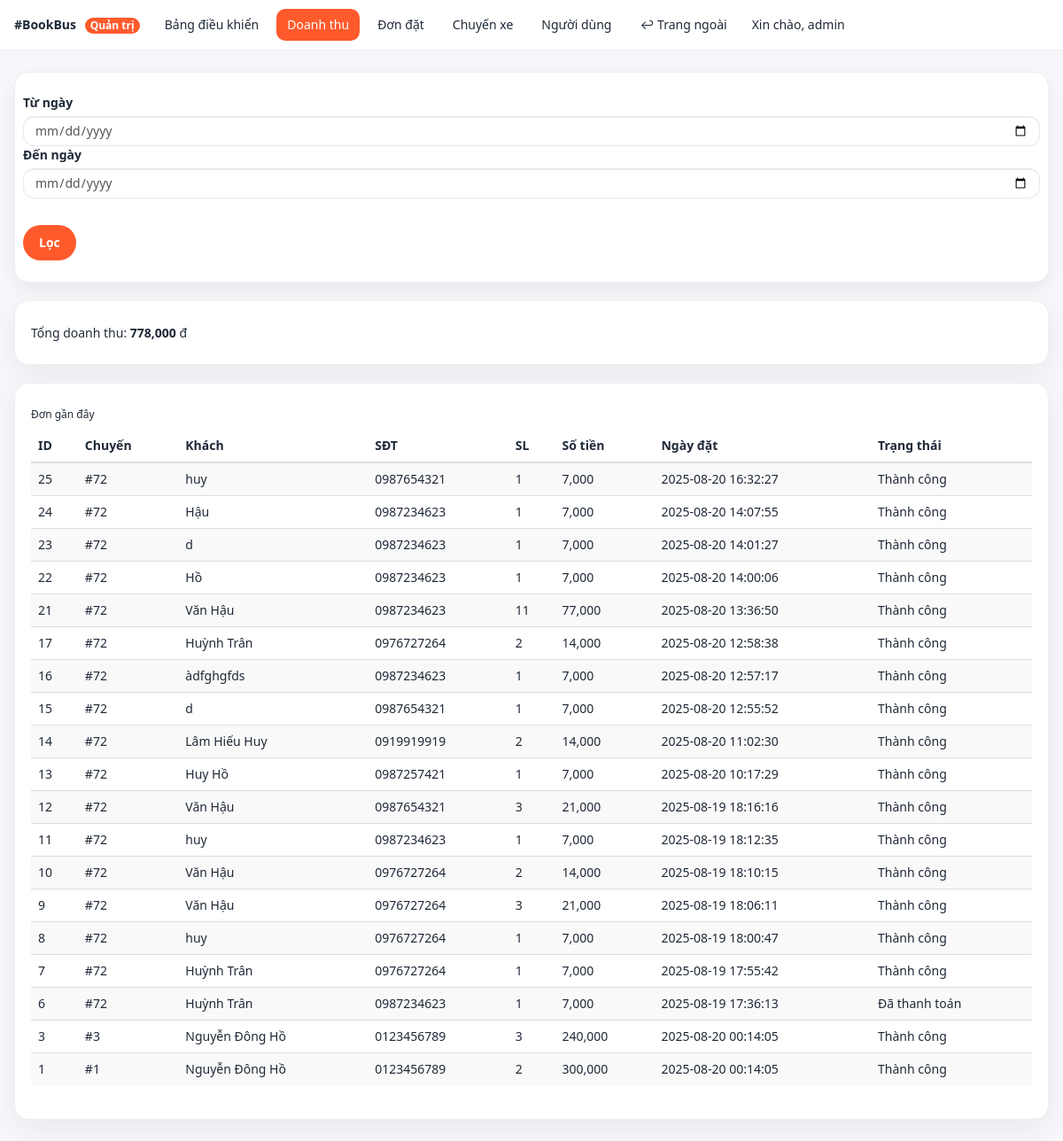
The page /admin/doanhthu.php (signed in) on the database its author committed.
### tables this page shows
CREATE TABLE "dat_ve" (
        id INTEGER PRIMARY KEY AUTOINCREMENT,
        user_id INTEGER,
        id_chuyen INTEGER,
        ho_ten TEXT,
        email TEXT,
        sdt TEXT,
        so_luong INTEGER DEFAULT 1,
        amount REAL DEFAULT 0,
        gia_ve REAL DEFAULT 0,
        payment_status TEXT DEFAULT 'pending',
        order_id TEXT,
        ngay_dat TEXT DEFAULT (datetime('now', 'localtime')),
        created_at TEXT DEFAULT (datetime('now', 'localtime'))
    , payment_provider TEXT DEFAULT 'mock', txn_id TEXT, ipn_payload TEXT, updated_at TEXT);

### admin/doanhthu.php (the view, shortened to what this page needs)
<?php
require_once __DIR__ . "/_layout_top.php";
require_once __DIR__ . "/../libs/db_chuyenxe.php";
$from = $_GET['from'] ?? '';
$to   = $_GET['to']   ?? '';
$where = "payment_status IN ('success','paid')";
$sqlSum = "SELECT COALESCE(SUM(amount),0) AS total FROM dat_ve WHERE $where";
$st = $pdo->prepare($sqlSum);
$st->execute();
$total = (int)$st->fetchColumn();
$sqlList = "SELECT id, id_chuyen, ho_ten, sdt, so_luong, amount, ngay_dat, payment_status
            FROM dat_ve WHERE $where ORDER BY id DESC LIMIT 50";
$st2 = $pdo->prepare($sqlList);
$st2->execute();
$rows = $st2->fetchAll(PDO::FETCH_ASSOC);
function vn_status($s){
  $map = [
    'pending'  => 'Chờ thanh toán',
    'paid'     => 'Đã thanh toán',
    'success'  => 'Thành công',
    'failed'   => 'Thất bại',
    'refunded' => 'Đã hoàn tiền',
  ];
  return $map[$s] ?? $s;
}
?>
<div class="form-card" style="margin-bottom:20px;">
  <form class="row g-3" method="get">
    <div class="col-auto">
      <label class="form-label">Từ ngày</label>
      <input type="date" class="form-control" name="from" value="<?=htmlspecialchars($from)?>">
    </div>
    <div class="col-auto">
      <label class="form-label">Đến ngày</label>
      <input type="date" class="form-control" name="to" value="<?=htmlspecialchars($to)?>">
    </div>
    <div class="col-auto" style="padding-top:30px;">
      <button class="btn btn-brand">Lọc</button>
    </div>
  </form>
</div>
<div class="cardx" style="margin-bottom:20px;">
  <h5>Tổng doanh thu: <b><?= number_format($total) ?></b> đ</h5>
</div>
<div class="cardx">
  <h6>Đơn gần đây</h6>
  <div class="table-responsive">
    <table class="table table-striped table-sm">
      <thead><tr>
        <th>ID</th><th>Chuyến</th><th>Khách</th><th>SĐT</th><th>SL</th><th>Số tiền</th><th>Ngày đặt</th><th>Trạng thái</th>
      </tr></thead>
      <tbody>
      <?php foreach ($rows as $r): ?>
        <tr>
          <td><?=$r['id']?></td>
          <td>#<?=$r['id_chuyen']?></td>
          <td><?=htmlspecialchars($r['ho_ten'])?></td>
          <td><?=htmlspecialchars($r['sdt'])?></td>
          <td><?=$r['so_luong']?></td>
          <td><?=number_format((int)$r['amount'])?></td>
          <td><?=htmlspecialchars($r['ngay_dat'])?></td>
          <td><?=vn_status($r['payment_status'])?></td>
      <?php endforeach; ?>
      </tbody>
    </table>
  </div>
</div>
<?php require_once __DIR__ . "/_layout_bottom.php"; ?>

### admin/assets/admin.css (style rules this page uses)
:root { --brand:#ff5a2c;--brand-ink:#1f2937;--muted:#6b7280;--bg:#f7f7fb;--card:#fff;--ring:rgba(255,90,44,.35) }
.admin-body { background:var(--bg);color:var(--brand-ink);font-family:system-ui,-apple-system,Segoe UI,Roboto,Helvetica,Arial,sans-serif }
.cardx { background:var(--card);border-radius:16px;box-shadow:0 10px 30px rgba(0,0,0,.06);border:1px solid #eee;padding:18px }
.form-card { background:var(--card);border-radius:16px;padding:24px;border:1px solid #eee;box-shadow:0 8px 20px rgba(0,0,0,.06) }
.form-control,.form-select { border-radius:12px;border:1px solid #e5e7eb;padding:10px 12px }
.btn-brand { background:var(--brand);color:#fff;border:none;border-radius:999px;padding:10px 18px;font-weight:600 }

### rows shown on the page
dat_ve: id "25", id_chuyen "72", ho_ten "huy", sdt "0987654321", so_luong "1", amount "7,000", ngay_dat "2025-08-20 16:32:27", payment_status "Thành công"
dat_ve: id "24", id_chuyen "72", ho_ten "Hậu", sdt "0987234623", so_luong "1", amount "7,000", ngay_dat "2025-08-20 14:07:55", payment_status "Thành công"
dat_ve: id "23", id_chuyen "72", ho_ten "d", sdt "0987234623", so_luong "1", amount "7,000", ngay_dat "2025-08-20 14:01:27", payment_status "Thành công"
dat_ve: id "22", id_chuyen "72", ho_ten "Hồ", sdt "0987234623", so_luong "1", amount "7,000", ngay_dat "2025-08-20 14:00:06", payment_status "Thành công"
dat_ve: id "21", id_chuyen "72", ho_ten "Văn Hậu", sdt "0987234623", so_luong "11", amount "77,000", ngay_dat "2025-08-20 13:36:50", payment_status "Thành công"
dat_ve: id "17", id_chuyen "72", ho_ten "Huỳnh Trân", sdt "0976727264", so_luong "2", amount "14,000", ngay_dat "2025-08-20 12:58:38", payment_status "Thành công"
dat_ve: id "16", id_chuyen "72", ho_ten "àdfghgfds", sdt "0987234623", so_luong "1", amount "7,000", ngay_dat "2025-08-20 12:57:17", payment_status "Thành công"
dat_ve: id "15", id_chuyen "72", ho_ten "d", sdt "0987654321", so_luong "1", amount "7,000", ngay_dat "2025-08-20 12:55:52", payment_status "Thành công"
dat_ve: id "14", id_chuyen "72", ho_ten "Lâm Hiếu Huy", sdt "0919919919", so_luong "2", amount "14,000", ngay_dat "2025-08-20 11:02:30", payment_status "Thành công"
dat_ve: id "13", id_chuyen "72", ho_ten "Huy Hồ", sdt "0987257421", so_luong "1", amount "7,000", ngay_dat "2025-08-20 10:17:29", payment_status "Thành công"
dat_ve: id "12", id_chuyen "72", ho_ten "Văn Hậu", sdt "0987654321", so_luong "3", amount "21,000", ngay_dat "2025-08-19 18:16:16", payment_status "Thành công"
dat_ve: id "11", id_chuyen "72", ho_ten "huy", sdt "0987234623", so_luong "1", amount "7,000", ngay_dat "2025-08-19 18:12:35", payment_status "Thành công"
dat_ve: id "10", id_chuyen "72", ho_ten "Văn Hậu", sdt "0976727264", so_luong "2", amount "14,000", ngay_dat "2025-08-19 18:10:15", payment_status "Thành công"
dat_ve: id "9", id_chuyen "72", ho_ten "Văn Hậu", sdt "0976727264", so_luong "3", amount "21,000", ngay_dat "2025-08-19 18:06:11", payment_status "Thành công"
dat_ve: id "8", id_chuyen "72", ho_ten "huy", sdt "0976727264", so_luong "1", amount "7,000", ngay_dat "2025-08-19 18:00:47", payment_status "Thành công"
dat_ve: id "7", id_chuyen "72", ho_ten "Huỳnh Trân", sdt "0976727264", so_luong "1", amount "7,000", ngay_dat "2025-08-19 17:55:42", payment_status "Thành công"
dat_ve: id "6", id_chuyen "72", ho_ten "Huỳnh Trân", sdt "0987234623", so_luong "1", amount "7,000", ngay_dat "2025-08-19 17:36:13", payment_status "Đã thanh toán"
dat_ve: id "3", id_chuyen "3", ho_ten "Nguyễn Đông Hồ", sdt "0123456789", so_luong "3", amount "240,000", ngay_dat "2025-08-20 00:14:05", payment_status "Thành công"
dat_ve: id "1", id_chuyen "1", ho_ten "Nguyễn Đông Hồ", sdt "0123456789", so_luong "2", amount "300,000", ngay_dat "2025-08-20 00:14:05", payment_status "Thành công"

### other values the page prints
$_SESSION['user']['username'] "admin"
$total "778,000"
